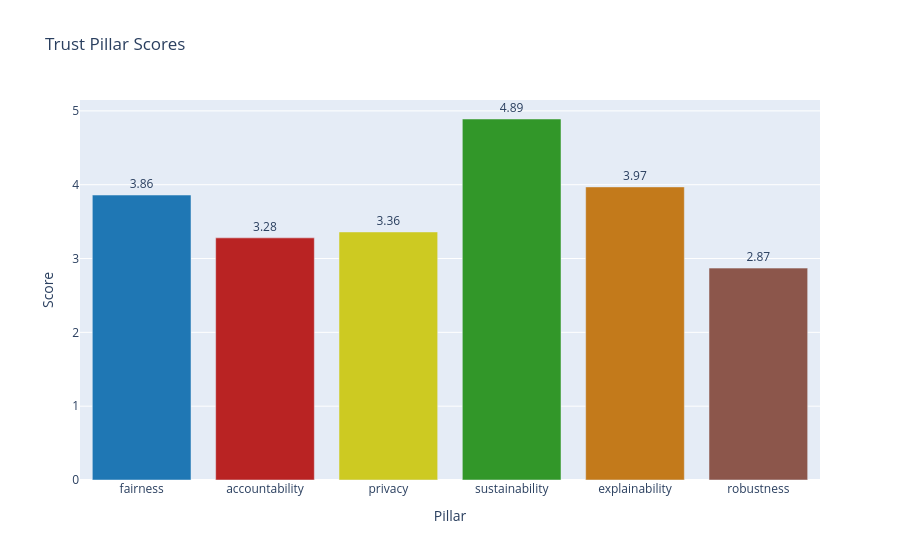
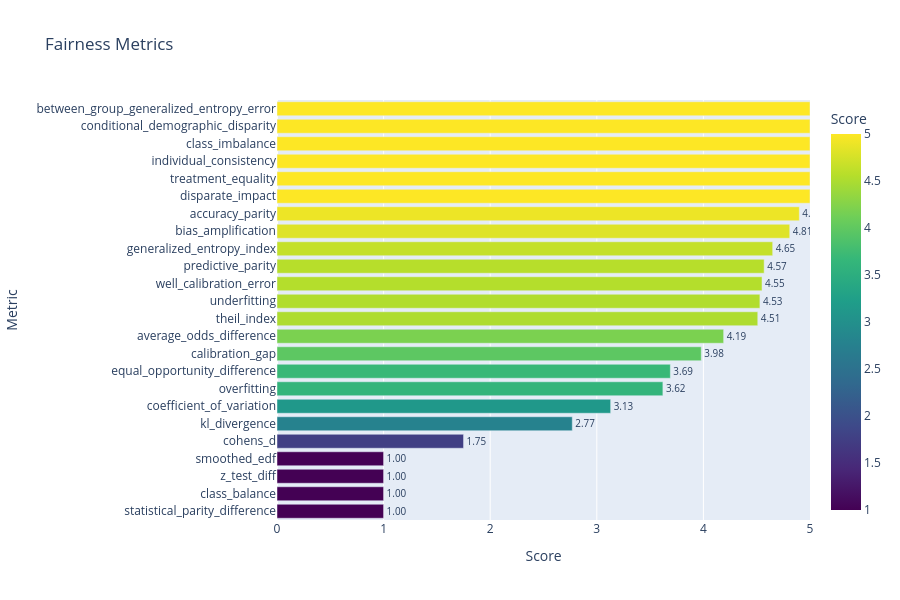
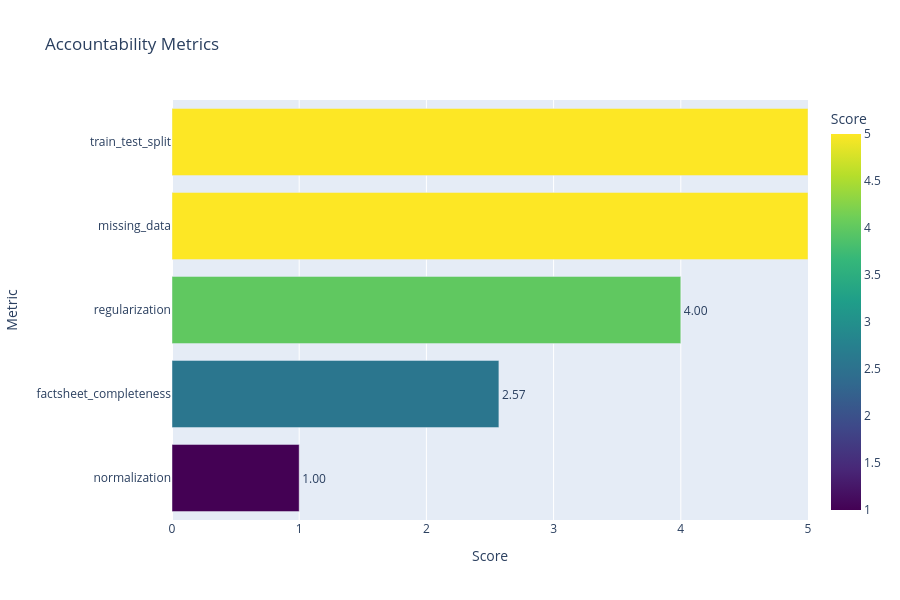
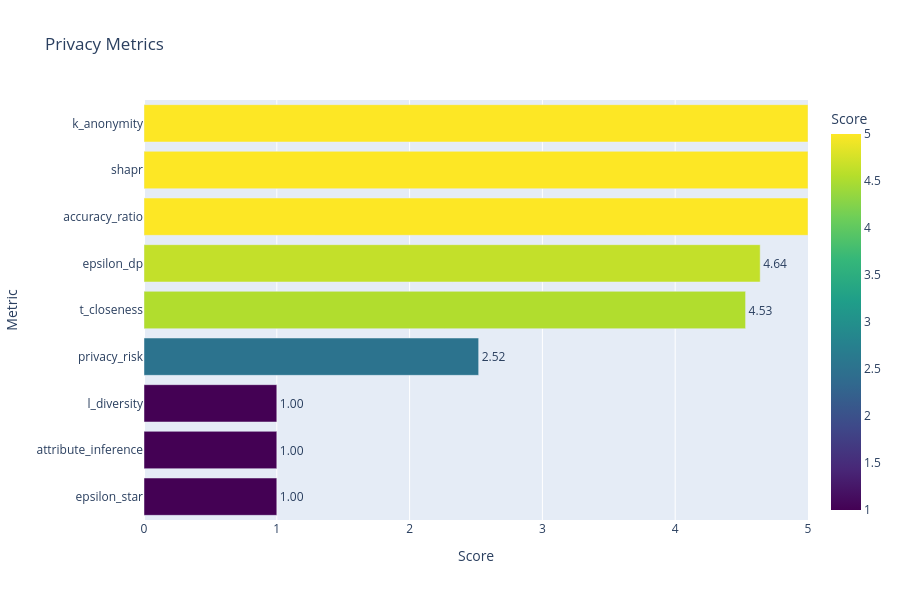

The notebook cell these images were saved under, in order:
### Markdown cell above
### Gráficas

### Code cell
evaluator_rf.plot_results()
evaluator_rf.plot_radar()

### Figure 1 — Plotly figure (JSON) as saved in the notebook; plotly's stock layout.template omitted (floating-point values rounded to 4 significant figures)
{"data": [{"hovertemplate": "Pillar=%{x}<br>Score=%{text}<extra></extra>", "legendgroup": "", "marker": {"color": ["#1f77b4", "#b92323", "#CDCA22", "#329729", "#c37a1b", "#8c564b"], "pattern": {"shape": ""}}, "name": "", "orientation": "v", "showlegend": false, "text": [3.86, 3.28, 3.36, 4.89, 3.97, 2.87], "textposition": "outside", "texttemplate": "%{text:.2f}", "type": "bar", "x": ["fairness", "accountability", "privacy", "sustainability", "explainability", "robustness"], "xaxis": "x", "y": [3.86, 3.28, 3.36, 4.89, 3.97, 2.87], "yaxis": "y"}], "layout": {"barmode": "relative", "legend": {"tracegroupgap": 0}, "title": {"text": "Trust Pillar Scores"}, "xaxis": {"anchor": "y", "domain": [0, 1], "title": {"text": "Pillar"}}, "yaxis": {"anchor": "x", "domain": [0, 1], "title": {"text": "Score"}}}}

### Figure 2 — Plotly figure (JSON) as saved in the notebook; plotly's stock layout.template omitted (floating-point values rounded to 4 significant figures)
{"data": [{"hovertemplate": "Score=%{marker.color}<br>Metric=%{y}<extra></extra>", "legendgroup": "", "marker": {"color": [1.0, 1.0, 1.0, 1.0, 1.75, 2.77, 3.13, 3.62, 3.69, 3.98, 4.19, 4.51, 4.53, 4.55, 4.57, 4.65, 4.81, 4.9, 5.0, 5.0, 5.0, 5.0, 5.0, 5.0], "coloraxis": "coloraxis", "pattern": {"shape": ""}}, "name": "", "orientation": "h", "showlegend": false, "text": [1.0, 1.0, 1.0, 1.0, 1.75, 2.77, 3.13, 3.62, 3.69, 3.98, 4.19, 4.51, 4.53, 4.55, 4.57, 4.65, 4.81, 4.9, 5.0, 5.0, 5.0, 5.0, 5.0, 5.0], "textposition": "outside", "texttemplate": "%{text:.2f}", "type": "bar", "x": [1.0, 1.0, 1.0, 1.0, 1.75, 2.77, 3.13, 3.62, 3.69, 3.98, 4.19, 4.51, 4.53, 4.55, 4.57, 4.65, 4.81, 4.9, 5.0, 5.0, 5.0, 5.0, 5.0, 5.0], "xaxis": "x", "y": ["statistical_parity_difference", "class_balance", "z_test_diff", "smoothed_edf", "cohens_d", "kl_divergence", "coefficient_of_variation", "overfitting", "equal_opportunity_difference", "calibration_gap", "average_odds_difference", "theil_index", "underfitting", "well_calibration_error", "predictive_parity", "generalized_entropy_index", "bias_amplification", "accuracy_parity", "disparate_impact", "treatment_equality", "individual_consistency", "class_imbalance", "conditional_demographic_disparity", "between_group_generalized_entropy_error"], "yaxis": "y"}], "layout": {"barmode": "relative", "coloraxis": {"colorbar": {"title": {"text": "Score"}}, "colorscale": [[0, "#440154"], [0.1111, "#482878"], [0.2222, "#3e4989"], [0.3333, "#31688e"], [0.4444, "#26828e"], [0.5556, "#1f9e89"], [0.6667, "#35b779"], [0.7778, "#6ece58"], [0.8889, "#b5de2b"], [1, "#fde725"]]}, "height": 600, "legend": {"tracegroupgap": 0}, "title": {"text": "Fairness Metrics"}, "xaxis": {"anchor": "y", "domain": [0, 1], "range": [0, 5], "title": {"text": "Score"}}, "yaxis": {"anchor": "x", "domain": [0, 1], "title": {"text": "Metric"}}}}

### Figure 3 — Plotly figure (JSON) as saved in the notebook; plotly's stock layout.template omitted (floating-point values rounded to 4 significant figures)
{"data": [{"hovertemplate": "Score=%{marker.color}<br>Metric=%{y}<extra></extra>", "legendgroup": "", "marker": {"color": [1.0, 2.57, 4.0, 5.0, 5.0], "coloraxis": "coloraxis", "pattern": {"shape": ""}}, "name": "", "orientation": "h", "showlegend": false, "text": [1.0, 2.57, 4.0, 5.0, 5.0], "textposition": "outside", "texttemplate": "%{text:.2f}", "type": "bar", "x": [1.0, 2.57, 4.0, 5.0, 5.0], "xaxis": "x", "y": ["normalization", "factsheet_completeness", "regularization", "missing_data", "train_test_split"], "yaxis": "y"}], "layout": {"barmode": "relative", "coloraxis": {"colorbar": {"title": {"text": "Score"}}, "colorscale": [[0, "#440154"], [0.1111, "#482878"], [0.2222, "#3e4989"], [0.3333, "#31688e"], [0.4444, "#26828e"], [0.5556, "#1f9e89"], [0.6667, "#35b779"], [0.7778, "#6ece58"], [0.8889, "#b5de2b"], [1, "#fde725"]]}, "height": 600, "legend": {"tracegroupgap": 0}, "title": {"text": "Accountability Metrics"}, "xaxis": {"anchor": "y", "domain": [0, 1], "range": [0, 5], "title": {"text": "Score"}}, "yaxis": {"anchor": "x", "domain": [0, 1], "title": {"text": "Metric"}}}}

### Figure 4 — Plotly figure (JSON) as saved in the notebook; plotly's stock layout.template omitted (floating-point values rounded to 4 significant figures)
{"data": [{"hovertemplate": "Score=%{marker.color}<br>Metric=%{y}<extra></extra>", "legendgroup": "", "marker": {"color": [1.0, 1.0, 1.0, 2.52, 4.53, 4.64, 5.0, 5.0, 5.0], "coloraxis": "coloraxis", "pattern": {"shape": ""}}, "name": "", "orientation": "h", "showlegend": false, "text": [1.0, 1.0, 1.0, 2.52, 4.53, 4.64, 5.0, 5.0, 5.0], "textposition": "outside", "texttemplate": "%{text:.2f}", "type": "bar", "x": [1.0, 1.0, 1.0, 2.52, 4.53, 4.64, 5.0, 5.0, 5.0], "xaxis": "x", "y": ["epsilon_star", "attribute_inference", "l_diversity", "privacy_risk", "t_closeness", "epsilon_dp", "accuracy_ratio", "shapr", "k_anonymity"], "yaxis": "y"}], "layout": {"barmode": "relative", "coloraxis": {"colorbar": {"title": {"text": "Score"}}, "colorscale": [[0, "#440154"], [0.1111, "#482878"], [0.2222, "#3e4989"], [0.3333, "#31688e"], [0.4444, "#26828e"], [0.5556, "#1f9e89"], [0.6667, "#35b779"], [0.7778, "#6ece58"], [0.8889, "#b5de2b"], [1, "#fde725"]]}, "height": 600, "legend": {"tracegroupgap": 0}, "title": {"text": "Privacy Metrics"}, "xaxis": {"anchor": "y", "domain": [0, 1], "range": [0, 5], "title": {"text": "Score"}}, "yaxis": {"anchor": "x", "domain": [0, 1], "title": {"text": "Metric"}}}}
